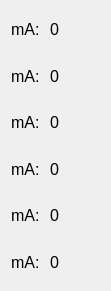
                    <widget class="QWidget" name="layoutWidget_4">
                        <property name="geometry">
                            <rect>
                                <x>530</x>
                                <y>40</y>
                                <width>111</width>
                                <height>291</height>
                            </rect>
                        </property>
                        <property name="font">
                            <font>
                                <pointsize>14</pointsize>
                            </font>
                        </property>
                        <layout class="QVBoxLayout" name="VmADir_4">
                            <property name="spacing">
                                <number>10</number>
                            </property>
                            <item>
                                <layout class="QHBoxLayout" name="horizontalLayout_73">
                                    <item>
                                        <widget class="QLabel" name="mA1_inv">
                                            <property name="enabled">
                                                <bool>true</bool>
                                            </property>
                                            <property name="sizePolicy">
                                                <sizepolicy hsizetype="Fixed" vsizetype="Preferred">
                                                    <horstretch>0</horstretch>
                                                    <verstretch>0</verstretch>
                                                </sizepolicy>
                                            </property>
                                            <property name="font">
                                                <font>
                                                    <pointsize>12</pointsize>
                                                </font>
                                            </property>
                                            <property name="text">
                                                <string>mA:</string>
                                            </property>
                                        </widget>
                                    </item>
                                    <item>
                                        <widget class="QLabel" name="mA1_inv_v">
                                            <property name="font">
                                                <font>
                                                    <pointsize>12</pointsize>
                                                </font>
                                            </property>
                                            <property name="text">
                                                <string>0</string>
                                            </property>
                                        </widget>
                                    </item>
                                </layout>
                            </item>
                            <item>
                                <layout class="QHBoxLayout" name="horizontalLayout_74">
                                    <item>
                                        <widget class="QLabel" name="mA2_inv">
                                            <property name="enabled">
                                                <bool>true</bool>
                                            </property>
                                            <property name="sizePolicy">
                                                <sizepolicy hsizetype="Fixed" vsizetype="Preferred">
                                                    <horstretch>0</horstretch>
                                                    <verstretch>0</verstretch>
                                                </sizepolicy>
                                            </property>
                                            <property name="font">
                                                <font>
                                                    <pointsize>12</pointsize>
                                                </font>
                                            </property>
                                            <property name="text">
                                                <string>mA:</string>
                                            </property>
                                        </widget>
                                    </item>
                                    <item>
                                        <widget class="QLabel" name="mA2_inv_v">
                                            <property name="font">
                                                <font>
                                                    <pointsize>12</pointsize>
                                                </font>
                                            </property>
                                            <property name="text">
                                                <string>0</string>
                                            </property>
                                        </widget>
                                    </item>
                                </layout>
                            </item>
                            <item>
                                <layout class="QHBoxLayout" name="horizontalLayout_75">
                                    <item>
                                        <widget class="QLabel" name="mA3_inv">
                                            <property name="sizePolicy">
                                                <sizepolicy hsizetype="Fixed" vsizetype="Preferred">
                                                    <horstretch>0</horstretch>
                                                    <verstretch>0</verstretch>
                                                </sizepolicy>
                                            </property>
                                            <property name="font">
                                                <font>
                                                    <pointsize>12</pointsize>
                                                </font>
                                            </property>
                                            <property name="text">
                                                <string>mA:</string>
                                            </property>
                                        </widget>
                                    </item>
                                    <item>
                                        <widget class="QLabel" name="mA3_inv_v">
                                            <property name="font">
                                                <font>
                                                    <pointsize>12</pointsize>
                                                </font>
                                            </property>
                                            <property name="text">
                                                <string>0</string>
                                            </property>
                                        </widget>
                                    </item>
                                </layout>
                            </item>
                            <item>
                                <layout class="QHBoxLayout" name="horizontalLayout_76">
                                    <item>
                                        <widget class="QLabel" name="mA4_inv">
                                            <property name="sizePolicy">
                                                <sizepolicy hsizetype="Fixed" vsizetype="Preferred">
                                                    <horstretch>0</horstretch>
                                                    <verstretch>0</verstretch>
                                                </sizepolicy>
                                            </property>
                                            <property name="font">
                                                <font>
                                                    <pointsize>12</pointsize>
                                                </font>
                                            </property>
                                            <property name="text">
                                                <string>mA:</string>
                                            </property>
                                        </widget>
                                    </item>
                                    <item>
                                        <widget class="QLabel" name="mA4_inv_v">
                                            <property name="font">
                                                <font>
                                                    <pointsize>12</pointsize>
                                                </font>
                                            </property>
                                            <property name="text">
                                                <string>0</string>
                                            </property>
                                        </widget>
                                    </item>
                                </layout>
                            </item>
                            <item>
                                <layout class="QHBoxLayout" name="horizontalLayout_77">
                                    <item>
                                        <widget class="QLabel" name="mA5_inv">
                                            <property name="sizePolicy">
                                                <sizepolicy hsizetype="Fixed" vsizetype="Preferred">
                                                    <horstretch>0</horstretch>
                                                    <verstretch>0</verstretch>
                                                </sizepolicy>
                                            </property>
                                            <property name="font">
                                                <font>
                                                    <pointsize>12</pointsize>
                                                </font>
                                            </property>
                                            <property name="text">
                                                <string>mA:</string>
                                            </property>
                                        </widget>
                                    </item>
                                    <item>
                                        <widget class="QLabel" name="mA5_inv_v">
                                            <property name="font">
                                                <font>
                                                    <pointsize>12</pointsize>
                                                </font>
                                            </property>
                                            <property name="text">
                                                <string>0</string>
                                            </property>
                                        </widget>
                                    </item>
                                </layout>
                            </item>
                            <item>
                                <layout class="QHBoxLayout" name="horizontalLayout_78">
                                    <item>
                                        <widget class="QLabel" name="mA6_inv">
                                            <property name="sizePolicy">
                                                <sizepolicy hsizetype="Fixed" vsizetype="Preferred">
                                                    <horstretch>0</horstretch>
                                                    <verstretch>0</verstretch>
                                                </sizepolicy>
                                            </property>
                                            <property name="font">
                                                <font>
                                                    <pointsize>12</pointsize>
                                                </font>
                                            </property>
                                            <property name="text">
                                                <string>mA:</string>
                                            </property>
                                        </widget>
                                    </item>
                                    <item>
                                        <widget class="QLabel" name="mA6_inv_v">
                                            <property name="font">
                                                <font>
                                                    <pointsize>12</pointsize>
                                                </font>
                                            </property>
                                            <property name="text">
                                                <string>0</string>
                                            </property>
                                        </widget>
                                    </item>
                                </layout>
                            </item>
                        </layout>
                    </widget>
